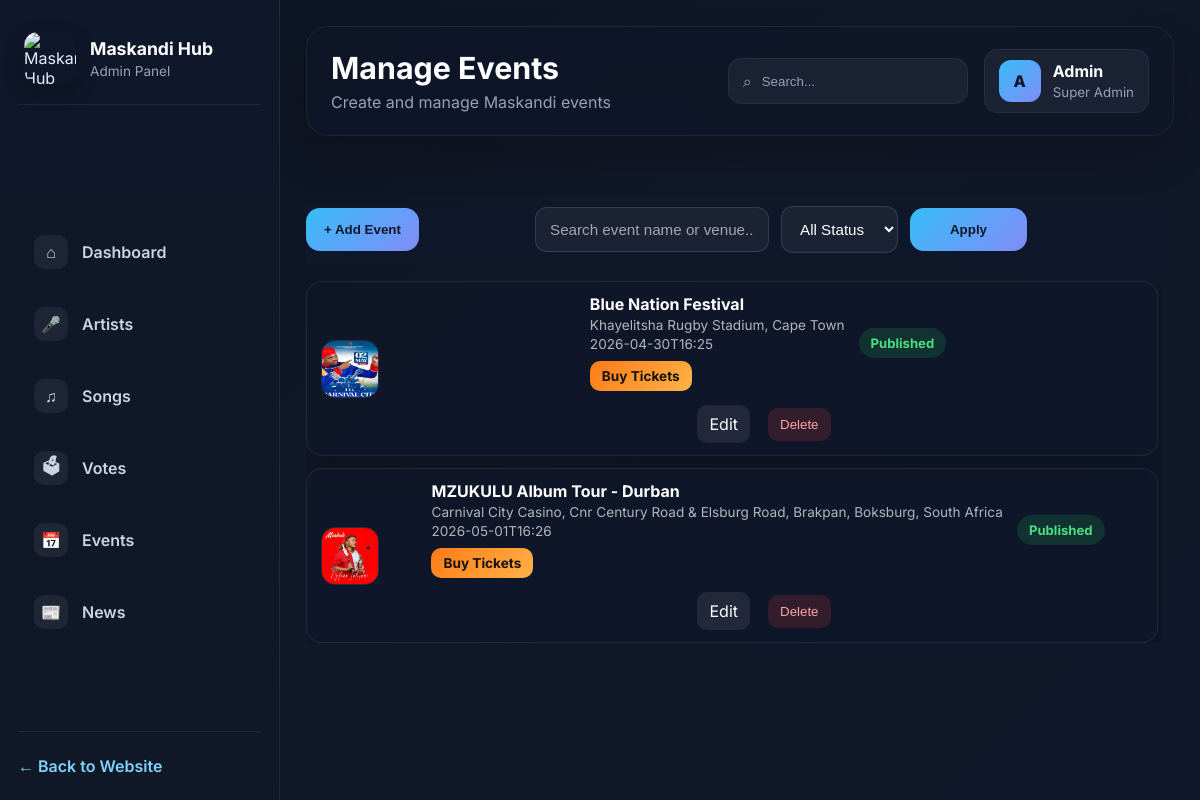
/admin/events (signed in), run on the app's committed database.
### tables this page shows
CREATE TABLE events_list (
                id INTEGER PRIMARY KEY AUTOINCREMENT,
                name TEXT NOT NULL,
                event_datetime TEXT NOT NULL,
                venue TEXT NOT NULL,
                ticket_link TEXT,
                image TEXT,
                status TEXT NOT NULL DEFAULT 'Published',
                created_at TIMESTAMP DEFAULT CURRENT_TIMESTAMP
            );

### app.py (the view)
@app.route("/admin/events")
def manage_events():
    if not admin_required():
        return redirect(url_for("login"))
    search = request.args.get("search", "").strip()
    status_filter = request.args.get("status", "").strip()
    query = "SELECT * FROM events_list WHERE 1=1"
    params = []
    if search:
        query += " AND (name LIKE ? OR venue LIKE ?)"
        params.extend([f"%{search}%", f"%{search}%"])
    if status_filter:
        query += " AND status = ?"
        params.append(status_filter)
    query += " ORDER BY datetime(event_datetime) ASC"
    all_events = fetchall(query, params)
    return render_template(
        "admin/manage_events.html",
        events_list=all_events,
        search=search,
        status_filter=status_filter
    )

### app.py (called while the page is built)
def get_db_connection():
    import sqlite3
    db_path = DATABASE_URL.replace("sqlite:///", "")
    conn = sqlite3.connect(db_path)
    conn.row_factory = sqlite3.Row
    return conn

def fetchall(query, params=None):
    conn = get_db_connection()
    try:
        cur = conn.cursor()
        if params:
            cur.execute(query, params)
        else:
            cur.execute(query)
        return cur.fetchall()
    finally:
        cur.close()
        conn.close()

def admin_required():
    if not session.get("admin_logged_in"):
        flash("Please log in first")
        return False
    return True

### templates/admin/manage_events.html (shortened to what this page needs)
{% extends 'admin/admin_base.html' %}
{% block admin_page_title %}Manage Events{% endblock %}
{% block admin_page_subtitle %}Create and manage Maskandi events{% endblock %}
{% block admin_content %}
<div class="admin-toolbar stacked-toolbar">
    <div class="toolbar-top-row">
        <button type="button" class="primary-admin-btn" onclick="openEventModal()">+ Add Event</button>
        <form method="GET" action="{{ url_for('manage_events') }}" class="artist-filter-form">
            <input type="text" name="search" placeholder="Search event name or venue..." value="{{ search }}">
            <select name="status">
                <option value="">All Status</option>
            </select>
            <button type="submit" class="primary-admin-btn">Apply</button>
        </form>
    </div>
</div>
<div class="artists-list-scroll-area">
    <div class="compact-artists-list">
        {% if events_list %}
            {% for event in events_list %}
            <div class="artist-list-item compact-item">
                {% if event['image'] %}
                    <img src="{{ url_for('static', filename='uploads/events/' ~ event['image']) }}"
                         alt="{{ event['name'] }}"
                         class="artist-thumb">
                {% else %}
                    <div class="artist-thumb artist-thumb-placeholder">No Image</div>
                {% endif %}
                <div class="artist-list-main compact-main">
                    <div class="artist-list-top compact-top">
                        <div class="artist-list-heading compact-heading">
                            <h3>{{ event['name'] }}</h3>
                            <p class="artist-style">{{ event['venue'] }}</p>
                            <p class="artist-style">{{ event['event_datetime'] }}</p>
                            {% if event['ticket_link'] %}
                                <p class="artist-style">
                                    <a href="{{ event['ticket_link'] }}" target="_blank" class="ticket-link-btn">Buy Tickets</a>
                                </p>
                            {% endif %}
                        </div>
                        <span class="table-badge {% if event['status'] == 'Published' %}active{% else %}pending{% endif %}">
                            {{ event['status'] }}
                        </span>
                    </div>
                    <div class="artist-card-actions compact-actions">
                        <a href="{{ url_for('edit_event', event_id=event['id']) }}" class="table-btn">Edit</a>
                        <form method="POST" action="{{ url_for('delete_event', event_id=event['id']) }}" onsubmit="return confirm('Delete this event?');">
                            <button type="submit" class="table-btn danger">Delete</button>
                        </form>
                    </div>
                </div>
            </div>
            {% endfor %}
        {% else %}
            <div class="admin-panel">
                <p style="text-align:center;">No events found.</p>
            </div>
        {% endif %}
    </div>
</div>
{% endblock %}

### data on the page
events_list: image (picture), name "Blue Nation Festival", venue "Khayelitsha Rugby Stadium, Cape Town", event_datetime "2026-04-30T16:25", status "Published"
events_list: image (placeholder picture), name "MZUKULU Album Tour - Durban", venue "Carnival City Casino, Cnr Century Road & Elsburg Road, Brakpan, Boksburg, South Africa", event_datetime "2026-05-01T16:26", status "Published"
